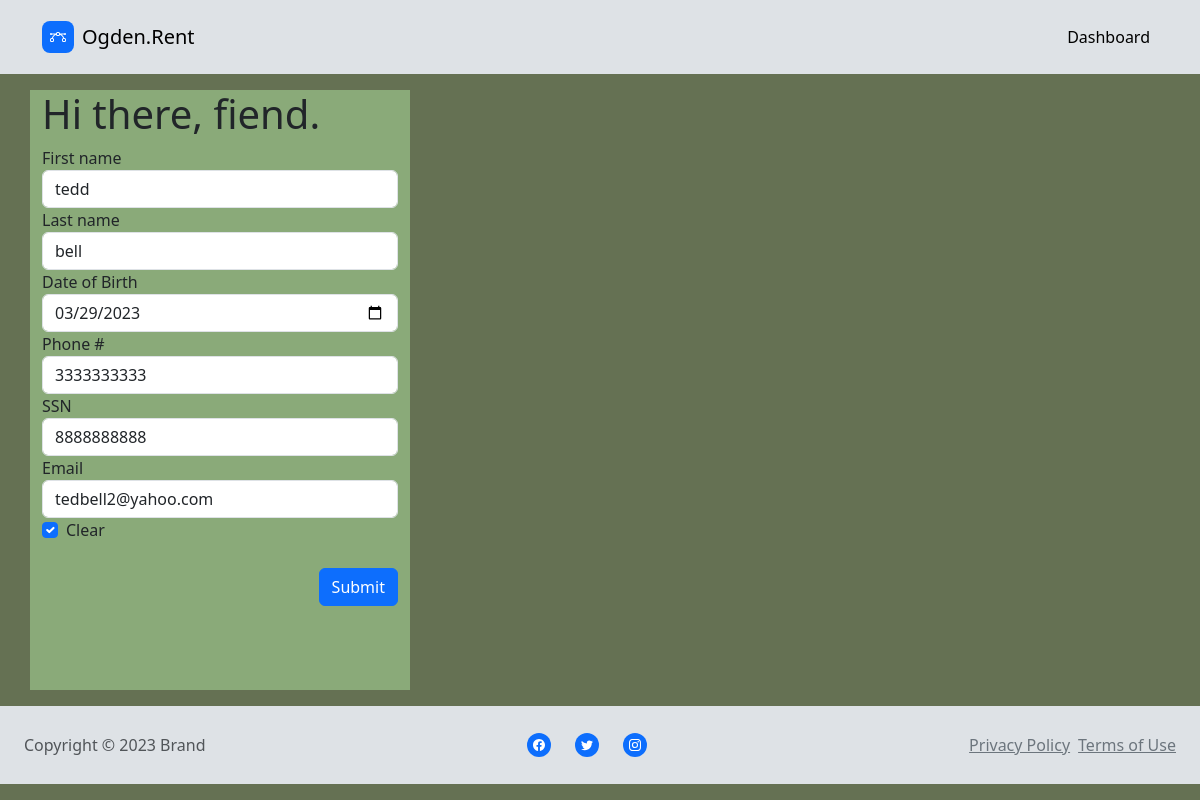
/customer/1, run on an earlier commit of the app's database.
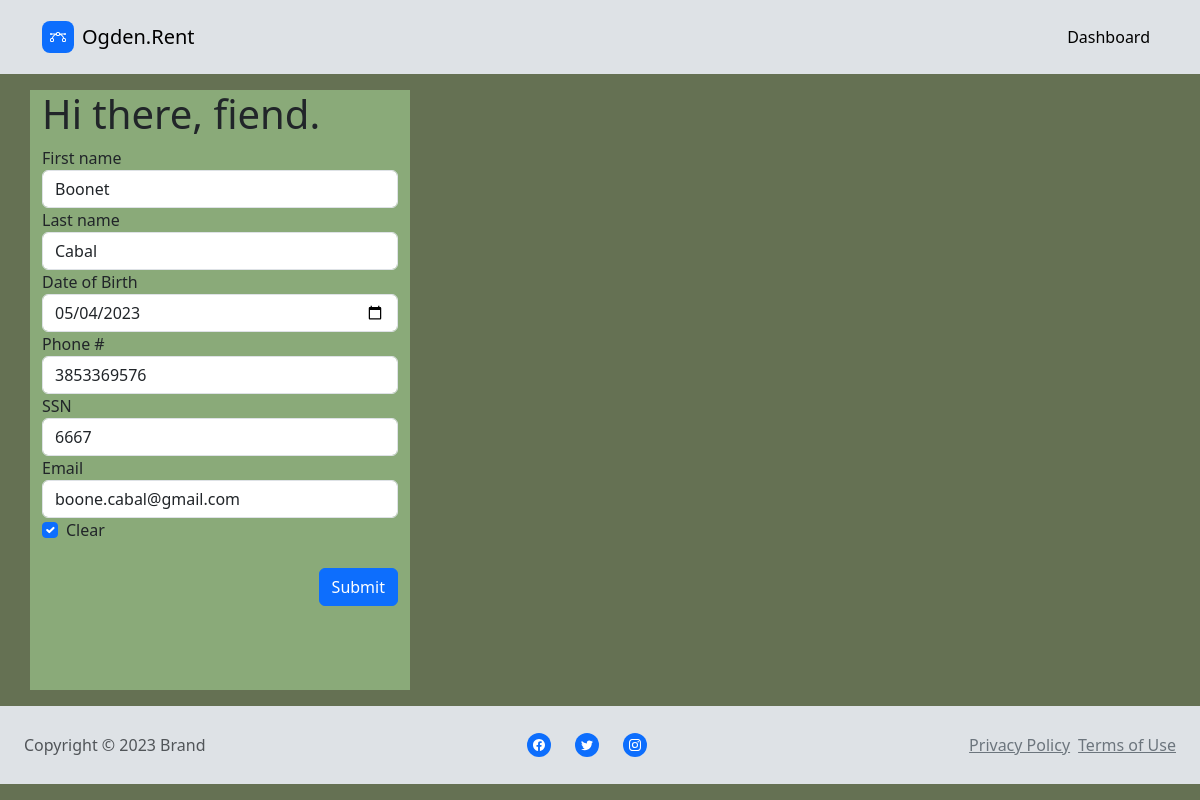
And on a later commit of the database.
### models.py (models this page shows, shortened)
class Customer(db.Model):
    __tablename__ = 'customers'
    id = db.Column(db.Integer, primary_key=True)
    first_name = db.Column(db.String(64))
    last_name = db.Column(db.String(64))
    dob = db.Column(db.DateTime, index=True, default=datetime.utcnow)
    phone = db.Column(db.String(64))
    ssn = db.Column(db.String(64))
    email = db.Column(db.String(64))

### main/views.py (the view)
@main.route('/customer/<int:customer_id>', methods=['GET', 'POST'])
def edit_customer(customer_id):
   c = Customer.query.filter(Customer.id == customer_id).first()
   if c:
      form = CustomerApplicationForm(formdata=request.form, obj=c)
      if request.method == 'GET':
         form.first_name.data = c.first_name
         form.last_name.data = c.last_name
         form.dob.data = c.dob
         form.phone.data = c.phone
         form.ssn.data = c.ssn
         form.email.data = c.email
      elif request.method == 'POST' and form.validate():
         save_changes(c, form)
         flash('Customer update, fiend.  Now leave, please.')
      return render_template('edit_customer.html', form=form)
   else:
      return 'Error loading #{customer_id}'.format(customer_id=customer_id)

### main/forms.py
class CustomerApplicationForm(FlaskForm):
   first_name = StringField('First name', validators=[DataRequired()])
   last_name = StringField('Last name', validators=[DataRequired()])
   dob = DateField('Date of Birth', validators=[DataRequired()])
   phone = StringField('Phone #', validators=[DataRequired()])
   ssn = StringField('SSN', validators=[DataRequired()])
   email = StringField('Email', validators=[DataRequired()])
   submit = SubmitField('Submit')

### main/__init__.py (called while the page is built)
@main.app_context_processor
def inject_permissions():
    return dict(Permission=Permission)

### templates/edit_customer.html (shortened to what this page needs)
{% extends "base.html" %}
{% block head %}
  {{ super() }}
  <link rel="stylesheet" href="{{ url_for('static', filename='css/Navbar-Centered-Links-icons.css') }}">
  <link rel="stylesheet" href="{{ url_for('static', filename='css/styles.css') }}">
  <link rel="stylesheet" href="{{ url_for('static', filename='css/new_application.css') }}">
{% endblock %}
{% block navbar %}
<nav class="navbar navbar-light navbar-expand-md py-3 main-menu">
	<div class="container">
		<a class="navbar-brand d-flex align-items-center" href="{{ url_for('main.index') }}">
			<span class="bs-icon-sm bs-icon-rounded bs-icon-primary d-flex justify-content-center align-items-center me-2 bs-icon">
			</span>
			<span class="fs-5">Ogden.Rent</span>
		</a>
		<div class="collapse navbar-collapse" id="navcol-3">
			<ul class="navbar-nav ms-auto">
				<li class="nav-item">
					<a class="nav-link active fs-6" href="{{ url_for('main.dashboard') }}">Dashboard</a>
				</li>
			</ul>
		</div>
	</div>
</nav>
{% endblock %}
{% block app_content %}
<div class="container d-xl-flex align-items-sm-start newapp-content">
    <div class="row newapp-content-row">
        <div class="col-12 col-sm-12 col-md-6 col-lg-4 col-xl-4 col-xxl-4 newapp-content-bg-color">
            {% from "_formhelpers.html" import render_field %}
            <h1>Hi there, fiend.</h1>
            <form method="POST">
                {{ form.first_name.label }} {{ form.first_name(class="form-control") }}
                {{ form.last_name.label }} {{ form.last_name(class="form-control") }}
                {{ form.dob.label }} {{ form.dob(class="form-control") }}
                {{ form.phone.label }} {{ form.phone(class="form-control") }}
                {{ form.ssn.label }} {{ form.ssn(class="form-control") }}
                {{ form.email.label }} {{ form.email(class="form-control") }}
                <div class="form-check newapp-checkbox">
                    <input id="formCheck-1" class="form-check-input" type="checkbox" name="clear" value="clear_value" checked />
                    <label class="form-check-label" for="formCheck-1">
                       Clear
                    </label>
                 </div>
                {{ form.submit(class="btn btn-primary d-inline-flex float-end newapp-content-submit-btn") }}
            </form>
        </div>
    </div>
</div>
{% endblock %}
{% block footer %}
<div class="container-fluid d-flex flex-fill dash-footer">
  <div class="row float-end d-xl-flex align-items-center align-items-xl-center dash-footer-row">
      <div class="col-12 d-flex d-sm-flex d-md-flex d-lg-flex d-xl-flex d-xxl-flex align-self-center dash-footer-col">
          <p class="text-muted d-none d-print-flex d-sm-flex d-md-flex d-lg-flex d-xl-flex d-xxl-flex align-items-center align-content-center my-2 bg-color-footer">Copyright&nbsp;© 2023 Brand</p>
          <ul class="list-inline text-center d-flex d-print-flex d-sm-flex d-md-flex d-lg-flex d-xl-flex d-xxl-flex flex-grow-1 justify-content-center align-items-center justify-content-sm-end align-items-sm-center flex-md-grow-1 justify-content-md-end justify-content-lg-center my-2">
              <li class="list-inline-item me-4">
                  <div class="bs-icon-circle bs-icon-primary bs-icon"></div>
              </li>
              <li class="list-inline-item me-4">
                  <div class="bs-icon-circle bs-icon-primary bs-icon"></div>
              </li>
              <li class="list-inline-item">
                  <div class="bs-icon-circle bs-icon-primary bs-icon"></div>
              </li>
          </ul>
          <ul class="list-inline d-none d-sm-none d-md-none d-lg-flex d-xl-flex d-xxl-flex justify-content-center align-items-center my-2">
              <li class="list-inline-item"><a class="link-secondary" href="#">Privacy Policy</a></li>
              <li class="list-inline-item"><a class="link-secondary" href="#">Terms of Use</a></li>
          </ul>
      </div>
  </div>
</div>
{% endblock %}

What changed in the data, as far as the page shows it:
changed Customer: first_name "tedd" → "Boonet"; last_name "bell" → "Cabal"; dob "03/29/2023" → "05/04/2023"; phone "3333333333" → "3853369576"; ssn "8888888888" → "6667"; email "tedbell2@yahoo.com" → "boone.cabal@gmail.com"
